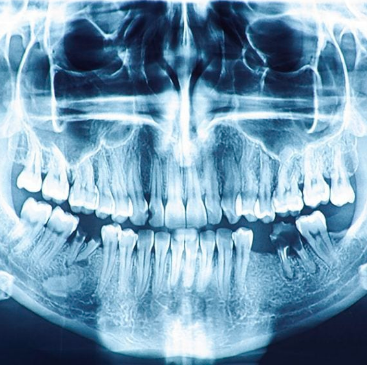
#> input picture lab09/pliki/zeby.png, 367 x 365 px
$ python main.py
#> lines starting #> are read from the running program, lines starting #| are printed output that depends on the picture
from PIL import Image, ImageChops, ImageOps, ImageStat
import numpy as np
import matplotlib.pyplot as plt


# [82 lines left out: functions statystyki, histogram_norm, histogram_cumul, equalization, konwertuj1, konwertuj2, not called in this run]


zeby = Image.open('pliki/zeby.png')
#> zeby is the input picture: PIL image 367x365 RGB; mean R, G, B 117.8, 156, 180.7
# print(zeby.mode)
zeby_l = zeby.convert('L')
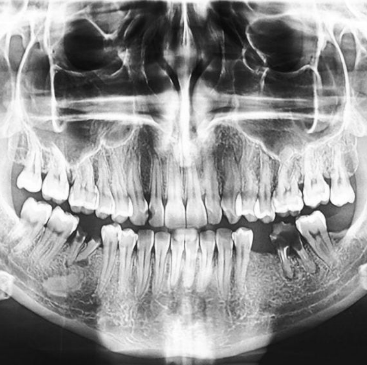
#> zeby_l: PIL image 367x365 L; min 8, max 255, mean 147.4
# [58 lines of commented-out code are left out]
